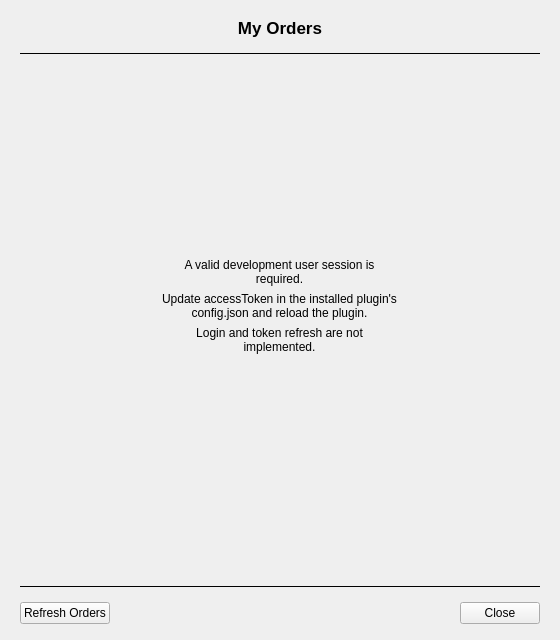
<?xml version="1.0" encoding="UTF-8"?>
<ui version="4.0">
 <class>AtlasPressOrderHistoryDialog</class>
 <widget class="QDialog" name="AtlasPressOrderHistoryDialog">
  <property name="geometry">
   <rect>
    <x>0</x>
    <y>0</y>
    <width>560</width>
    <height>640</height>
   </rect>
  </property>
  <property name="minimumSize">
   <size>
    <width>480</width>
    <height>520</height>
   </size>
  </property>
  <property name="windowTitle">
   <string>Atlas Press - My Orders</string>
  </property>
  <property name="styleSheet">
   <string>QLabel { color: palette(text); } QGroupBox { font-weight: bold; }</string>
  </property>
  <layout class="QVBoxLayout" name="rootLayout" stretch="0,0,1,0,0,0">
   <property name="leftMargin">
    <number>20</number>
   </property>
   <property name="topMargin">
    <number>18</number>
   </property>
   <property name="rightMargin">
    <number>20</number>
   </property>
   <property name="bottomMargin">
    <number>16</number>
   </property>
   <property name="spacing">
    <number>14</number>
   </property>
   <item>
    <widget class="QLabel" name="headerLabel">
     <property name="font">
      <font>
       <pointsize>13</pointsize>
       <bold>true</bold>
      </font>
     </property>
     <property name="text">
      <string>My Orders</string>
     </property>
     <property name="alignment">
      <set>Qt::AlignmentFlag::AlignCenter</set>
     </property>
    </widget>
   </item>
   <item>
    <widget class="QFrame" name="dividerLine">
     <property name="frameShape">
      <enum>QFrame::Shape::HLine</enum>
     </property>
    </widget>
   </item>
   <item>
    <widget class="QStackedWidget" name="screenStackedWidget">
     <widget class="QWidget" name="listScreenPage">
      <layout class="QVBoxLayout" name="listScreenLayout">
       <item>
        <widget class="QStackedWidget" name="listStackedWidget">
         <widget class="QWidget" name="listAuthPage">
          <layout class="QVBoxLayout" name="listAuthPageLayout">
           <item>
            <widget class="QLabel" name="authMessageLabel">
             <property name="text">
              <string>A valid development user session is required.</string>
             </property>
             <property name="alignment">
              <set>Qt::AlignmentFlag::AlignCenter</set>
             </property>
             <property name="wordWrap">
              <bool>true</bool>
             </property>
            </widget>
           </item>
           <item>
            <widget class="QLabel" name="authConfigLabel">
             <property name="text">
              <string>Update accessToken in the installed plugin's config.json and reload the plugin.</string>
             </property>
             <property name="alignment">
              <set>Qt::AlignmentFlag::AlignCenter</set>
             </property>
             <property name="wordWrap">
              <bool>true</bool>
             </property>
            </widget>
           </item>
           <item>
            <widget class="QLabel" name="authDevelopmentLabel">
             <property name="text">
              <string>Login and token refresh are not implemented.</string>
             </property>
             <property name="alignment">
              <set>Qt::AlignmentFlag::AlignCenter</set>
             </property>
             <property name="wordWrap">
              <bool>true</bool>
             </property>
            </widget>
           </item>
           <property name="alignment">
            <set>Qt::AlignmentFlag::AlignCenter</set>
           </property>
          </layout>
         </widget>
         <widget class="QWidget" name="listLoadingPage">
          <layout class="QVBoxLayout" name="listLoadingPageLayout">
           <item>
            <widget class="QLabel" name="listLoadingTextLabel">
             <property name="text">
              <string>Loading your orders...</string>
             </property>
             <property name="alignment">
              <set>Qt::AlignmentFlag::AlignCenter</set>
             </property>
             <property name="wordWrap">
              <bool>true</bool>
             </property>
            </widget>
           </item>
           <property name="alignment">
            <set>Qt::AlignmentFlag::AlignCenter</set>
           </property>
          </layout>
         </widget>
         <widget class="QWidget" name="listEmptyPage">
          <layout class="QVBoxLayout" name="listEmptyPageLayout">
           <item>
            <widget class="QLabel" name="emptyTitleLabel">
             <property name="text">
              <string>No orders yet.</string>
             </property>
             <property name="alignment">
              <set>Qt::AlignmentFlag::AlignCenter</set>
             </property>
             <property name="wordWrap">
              <bool>true</bool>
             </property>
            </widget>
           </item>
           <property name="alignment">
            <set>Qt::AlignmentFlag::AlignCenter</set>
           </property>
           <item>
            <widget class="QLabel" name="emptySubtitleLabel">
             <property name="text">
              <string>Maps you print and order will appear here.</string>
             </property>
             <property name="alignment">
              <set>Qt::AlignmentFlag::AlignCenter</set>
             </property>
             <property name="wordWrap">
              <bool>true</bool>
             </property>
            </widget>
           </item>
          </layout>
         </widget>
         <widget class="QWidget" name="listErrorPage">
          <layout class="QVBoxLayout" name="listErrorPageLayout">
           <item>
            <widget class="QLabel" name="listErrorMessageLabel">
             <property name="text">
              <string>Could not load orders.</string>
             </property>
             <property name="alignment">
              <set>Qt::AlignmentFlag::AlignCenter</set>
             </property>
             <property name="wordWrap">
              <bool>true</bool>
             </property>
            </widget>
           </item>
           <item alignment="Qt::AlignmentFlag::AlignHCenter">
            <widget class="QPushButton" name="listRetryButton">
             <property name="text">
              <string>Retry</string>
             </property>
            </widget>
           </item>
           <property name="alignment">
            <set>Qt::AlignmentFlag::AlignCenter</set>
           </property>
          </layout>
         </widget>
         <widget class="QWidget" name="listContentPage">
          <layout class="QVBoxLayout" name="listContentPageLayout">
           <item>
            <widget class="QListView" name="ordersListView">
             <property name="cursor"><cursorShape>PointingHandCursor</cursorShape></property>
             <property name="editTriggers">
              <set>QAbstractItemView::EditTrigger::NoEditTriggers</set>
             </property>
             <property name="selectionMode">
              <enum>QAbstractItemView::SelectionMode::SingleSelection</enum>
             </property>
             <property name="wordWrap">
              <bool>true</bool>
             </property>
             <property name="textElideMode">
              <enum>Qt::TextElideMode::ElideNone</enum>
             </property>
             <property name="resizeMode">
              <enum>QListView::ResizeMode::Adjust</enum>
             </property>
             <property name="spacing">
              <number>0</number>
             </property>
             <property name="frameShape">
              <enum>QFrame::Shape::NoFrame</enum>
             </property>
             <property name="styleSheet">
              <string>QListView { background: transparent; outline: none; }</string>
             </property>
             <property name="mouseTracking">
              <bool>true</bool>
             </property>
             <property name="verticalScrollMode">
              <enum>QAbstractItemView::ScrollMode::ScrollPerPixel</enum>
             </property>
            </widget>
           </item>
           <item>
            <widget class="QLabel" name="loadingMoreLabel">
             <property name="text">
              <string>Loading orders...</string>
             </property>
            </widget>
           </item>
           <item>
            <widget class="QLabel" name="loadMoreErrorLabel">
             <property name="wordWrap">
              <bool>true</bool>
             </property>
             <property name="text">
              <string />
             </property>
            </widget>
           </item>
           <item>
            <widget class="QPushButton" name="pageRetryButton">
             <property name="text">
              <string>Retry Loading Orders</string>
             </property>
            </widget>
           </item>
           <property name="leftMargin">
            <number>0</number>
           </property>
           <property name="rightMargin">
            <number>0</number>
           </property>
           <property name="topMargin">
            <number>0</number>
           </property>
           <property name="bottomMargin">
            <number>0</number>
           </property>
          </layout>
         </widget>
        </widget>
       </item>
       <property name="leftMargin">
        <number>0</number>
       </property>
       <property name="rightMargin">
        <number>0</number>
       </property>
       <property name="topMargin">
        <number>0</number>
       </property>
       <property name="bottomMargin">
        <number>0</number>
       </property>
      </layout>
     </widget>
     <widget class="QWidget" name="detailScreenPage">
      <layout class="QVBoxLayout" name="detailScreenLayout">
       <item>
        <layout class="QHBoxLayout" name="backRowLayout">
         <item>
          <widget class="QPushButton" name="backButton">
           <property name="text">
            <string>Back to Orders</string>
           </property>
           <property name="autoDefault"><bool>false</bool></property>
          </widget>
         </item>
         <item>
          <spacer name="backRowSpacer">
           <property name="sizeHint" stdset="0">
            <size>
             <width>40</width>
             <height>20</height>
            </size>
           </property>
           <property name="orientation">
            <enum>Qt::Orientation::Horizontal</enum>
           </property>
          </spacer>
         </item>
        </layout>
       </item>
       <item>
        <widget class="QStackedWidget" name="detailStackedWidget">
         <widget class="QWidget" name="detailLoadingPage">
          <layout class="QVBoxLayout" name="detailLoadingPageLayout">
           <item>
            <widget class="QLabel" name="detailLoadingTextLabel">
             <property name="text">
              <string>Loading order...</string>
             </property>
             <property name="alignment">
              <set>Qt::AlignmentFlag::AlignCenter</set>
             </property>
             <property name="wordWrap">
              <bool>true</bool>
             </property>
            </widget>
           </item>
           <property name="alignment">
            <set>Qt::AlignmentFlag::AlignCenter</set>
           </property>
          </layout>
         </widget>
         <widget class="QWidget" name="detailErrorPage">
          <layout class="QVBoxLayout" name="detailErrorPageLayout">
           <item>
            <widget class="QLabel" name="detailErrorMessageLabel">
             <property name="text">
              <string>This order is unavailable.</string>
             </property>
             <property name="alignment">
              <set>Qt::AlignmentFlag::AlignCenter</set>
             </property>
             <property name="wordWrap">
              <bool>true</bool>
             </property>
            </widget>
           </item>
           <item alignment="Qt::AlignmentFlag::AlignHCenter">
            <widget class="QPushButton" name="detailRetryButton">
             <property name="text">
              <string>Retry</string>
             </property>
            </widget>
           </item>
           <property name="alignment">
            <set>Qt::AlignmentFlag::AlignCenter</set>
           </property>
          </layout>
         </widget>
         <widget class="QWidget" name="detailContentPage">
          <layout class="QVBoxLayout" name="detailContentPageLayout">
           <item>
            <widget class="QScrollArea" name="detailScrollArea">
             <property name="widgetResizable">
              <bool>true</bool>
             </property>
             <property name="frameShape">
              <enum>QFrame::Shape::NoFrame</enum>
             </property>
             <widget class="QWidget" name="detailScrollContents">
              <layout class="QVBoxLayout" name="detailLayout">
               <item>
                <layout class="QHBoxLayout" name="orderHeaderLayout">
                 <item>
                  <widget class="QLabel" name="orderIdLabel">
                   <property name="wordWrap">
                    <bool>true</bool>
                   </property>
                   <property name="textInteractionFlags">
                    <set>Qt::TextInteractionFlag::TextSelectableByMouse</set>
                   </property>
                   <property name="text">
                    <string />
                   </property>
                  </widget>
                 </item>
                 <item>
                  <spacer name="orderHeaderSpacer">
                   <property name="sizeHint" stdset="0">
                    <size>
                     <width>40</width>
                     <height>20</height>
                    </size>
                   </property>
                   <property name="orientation">
                    <enum>Qt::Orientation::Horizontal</enum>
                   </property>
                  </spacer>
                 </item>
                 <item>
                  <widget class="QLabel" name="statusBadgeLabel">
                   <property name="font">
                    <font>
                     <bold>true</bold>
                    </font>
                   </property>
                   <property name="text">
                    <string />
                   </property>
                  </widget>
                 </item>
                </layout>
               </item>
               <item>
                <widget class="QLabel" name="placedDateLabel">
                 <property name="wordWrap">
                  <bool>true</bool>
                 </property>
                 <property name="text">
                  <string />
                 </property>
                </widget>
               </item>
               <item>
                <widget class="QStackedWidget" name="mockupOuterStackedWidget">
                 <widget class="QWidget" name="mockupAbsentPage">
                  <layout class="QVBoxLayout" name="mockupAbsentPageLayout">
                   <item>
                    <widget class="QLabel" name="mockupAbsentLabel">
                     <property name="wordWrap">
                      <bool>true</bool>
                     </property>
                     <property name="text">
                      <string>No preview available for this order.</string>
                     </property>
                     <property name="alignment">
                      <set>Qt::AlignmentFlag::AlignCenter</set>
                     </property>
                    </widget>
                   </item>
                   <property name="leftMargin">
                    <number>0</number>
                   </property>
                   <property name="rightMargin">
                    <number>0</number>
                   </property>
                   <property name="topMargin">
                    <number>0</number>
                   </property>
                   <property name="bottomMargin">
                    <number>0</number>
                   </property>
                  </layout>
                 </widget>
                 <widget class="QWidget" name="mockupPresentPage">
                  <layout class="QVBoxLayout" name="mockupPresentPageLayout">
                   <item>
                    <widget class="QStackedWidget" name="mockupStackedWidget">
                     <widget class="QWidget" name="mockupLoadingPage">
                      <layout class="QVBoxLayout" name="mockupLoadingPageLayout">
                       <item>
                        <widget class="QLabel" name="mockupLoadingTextLabel">
                         <property name="text">
                          <string>Loading preview...</string>
                         </property>
                         <property name="alignment">
                          <set>Qt::AlignmentFlag::AlignCenter</set>
                         </property>
                         <property name="wordWrap">
                          <bool>true</bool>
                         </property>
                        </widget>
                       </item>
                       <property name="alignment">
                        <set>Qt::AlignmentFlag::AlignCenter</set>
                       </property>
                      </layout>
                     </widget>
                     <widget class="QWidget" name="mockupContentPage">
                      <layout class="QVBoxLayout" name="mockupContentPageLayout">
                       <item>
                        <widget class="QLabel" name="previewImageLabel">
                         <property name="minimumSize">
                          <size>
                           <width>1</width>
                           <height>200</height>
                          </size>
                         </property>
                         <property name="sizePolicy">
                          <sizepolicy hsizetype="Ignored" vsizetype="Preferred">
                           <horstretch>0</horstretch>
                           <verstretch>0</verstretch>
                          </sizepolicy>
                         </property>
                         <property name="alignment">
                          <set>Qt::AlignmentFlag::AlignCenter</set>
                         </property>
                         <property name="text">
                          <string />
                         </property>
                        </widget>
                       </item>
                      </layout>
                     </widget>
                     <widget class="QWidget" name="mockupErrorPage">
                      <layout class="QVBoxLayout" name="mockupErrorPageLayout">
                       <item>
                        <widget class="QLabel" name="mockupErrorMessageLabel">
                         <property name="text">
                          <string>Preview unavailable.</string>
                         </property>
                         <property name="alignment">
                          <set>Qt::AlignmentFlag::AlignCenter</set>
                         </property>
                         <property name="wordWrap">
                          <bool>true</bool>
                         </property>
                        </widget>
                       </item>
                       <item alignment="Qt::AlignmentFlag::AlignHCenter">
                        <widget class="QPushButton" name="mockupRefreshButton">
                         <property name="text">
                          <string>Refresh Preview</string>
                         </property>
                        </widget>
                       </item>
                       <item>
                        <widget class="QLabel" name="mockupRefreshLimitLabel">
                         <property name="text">
                          <string>Still unavailable - try again later.</string>
                         </property>
                         <property name="alignment">
                          <set>Qt::AlignmentFlag::AlignCenter</set>
                         </property>
                         <property name="wordWrap">
                          <bool>true</bool>
                         </property>
                        </widget>
                       </item>
                       <property name="alignment">
                        <set>Qt::AlignmentFlag::AlignCenter</set>
                       </property>
                      </layout>
                     </widget>
                    </widget>
                   </item>
                   <property name="leftMargin">
                    <number>0</number>
                   </property>
                   <property name="rightMargin">
                    <number>0</number>
                   </property>
                   <property name="topMargin">
                    <number>0</number>
                   </property>
                   <property name="bottomMargin">
                    <number>0</number>
                   </property>
                  </layout>
                 </widget>
                </widget>
               </item>
               <item>
                <widget class="QLabel" name="previewDisclaimerLabel">
                 <property name="wordWrap">
                  <bool>true</bool>
                 </property>
                 <property name="text">
                  <string>Product preview only. The final printed product may vary slightly.</string>
                 </property>
                 <property name="alignment">
                  <set>Qt::AlignmentFlag::AlignCenter</set>
                 </property>
                </widget>
               </item>
               <item>
                <widget class="QGroupBox" name="productGroupBox">
                 <property name="title">
                  <string>Product</string>
                 </property>
                 <layout class="QVBoxLayout" name="productGroupLayout">
                  <item>
                   <widget class="QLabel" name="productDetailLabel">
                    <property name="wordWrap">
                     <bool>true</bool>
                    </property>
                    <property name="text">
                     <string />
                    </property>
                   </widget>
                  </item>
                  <item>
                   <widget class="QLabel" name="quantityLabel">
                    <property name="text">
                     <string />
                    </property>
                   </widget>
                  </item>
                 </layout>
                </widget>
               </item>
               <item>
                <widget class="QGroupBox" name="trackingGroupBox">
                 <property name="title">
                  <string>Shipping &amp; Tracking</string>
                 </property>
                 <layout class="QVBoxLayout" name="trackingGroupLayout">
                  <item>
                   <widget class="QLabel" name="trackingUnavailableLabel">
                    <property name="text">
                     <string>Tracking information is not available yet.</string>
                    </property>
                    <property name="wordWrap">
                     <bool>true</bool>
                    </property>
                   </widget>
                  </item>
                 </layout>
                </widget>
               </item>
               <item>
                <widget class="QGroupBox" name="paymentGroupBox">
                 <layout class="QFormLayout" name="paymentGroupLayout">
                  <item row="0" column="0">
                   <widget class="QLabel" name="itemSubtotalCaption">
                    <property name="text">
                     <string>Item subtotal</string>
                    </property>
                   </widget>
                  </item>
                  <item row="0" column="1">
                   <widget class="QLabel" name="itemSubtotalValueLabel">
                    <property name="text">
                     <string />
                    </property>
                    <property name="alignment">
                     <set>Qt::AlignmentFlag::AlignRight|Qt::AlignmentFlag::AlignVCenter</set>
                    </property>
                   </widget>
                  </item>
                  <item row="1" column="0">
                   <widget class="QLabel" name="shippingTotalCaption">
                    <property name="text">
                     <string>Shipping</string>
                    </property>
                   </widget>
                  </item>
                  <item row="1" column="1">
                   <widget class="QLabel" name="shippingTotalValueLabel">
                    <property name="text">
                     <string />
                    </property>
                    <property name="alignment">
                     <set>Qt::AlignmentFlag::AlignRight|Qt::AlignmentFlag::AlignVCenter</set>
                    </property>
                   </widget>
                  </item>
                  <item row="2" column="0">
                   <widget class="QLabel" name="taxTotalCaption">
                    <property name="text">
                     <string>Tax</string>
                    </property>
                   </widget>
                  </item>
                  <item row="2" column="1">
                   <widget class="QLabel" name="taxTotalValueLabel">
                    <property name="text">
                     <string />
                    </property>
                    <property name="alignment">
                     <set>Qt::AlignmentFlag::AlignRight|Qt::AlignmentFlag::AlignVCenter</set>
                    </property>
                   </widget>
                  </item>
                  <item row="3" column="0">
                   <widget class="QLabel" name="totalCaption">
                    <property name="text">
                     <string>Total</string>
                    </property>
                   </widget>
                  </item>
                  <item row="3" column="1">
                   <widget class="QLabel" name="totalValueLabel">
                    <property name="font">
                     <font>
                      <bold>true</bold>
                     </font>
                    </property>
                    <property name="text">
                     <string />
                    </property>
                    <property name="alignment">
                     <set>Qt::AlignmentFlag::AlignRight|Qt::AlignmentFlag::AlignVCenter</set>
                    </property>
                    <property name="styleSheet">
                     <string>font-weight: bold; color: palette(highlight);</string>
                    </property>
                   </widget>
                  </item>
                  <item row="4" column="0">
                   <widget class="QLabel" name="paidAtCaption">
                    <property name="text">
                     <string>Paid</string>
                    </property>
                   </widget>
                  </item>
                  <item row="4" column="1">
                   <widget class="QLabel" name="paidAtLabel">
                    <property name="wordWrap">
                     <bool>true</bool>
                    </property>
                    <property name="text">
                     <string />
                    </property>
                    <property name="alignment">
                     <set>Qt::AlignmentFlag::AlignRight|Qt::AlignmentFlag::AlignVCenter</set>
                    </property>
                   </widget>
                  </item>
                 </layout>
                 <property name="title">
                  <string>Payment</string>
                 </property>
                </widget>
               </item>
               <property name="alignment">
                <set>Qt::AlignmentFlag::AlignTop</set>
               </property>
               <item>
                <spacer name="detailContentBottomSpacer">
                 <property name="orientation">
                  <enum>Qt::Orientation::Vertical</enum>
                 </property>
                 <property name="sizeHint" stdset="0">
                  <size>
                   <width>20</width>
                   <height>20</height>
                  </size>
                 </property>
                </spacer>
               </item>
              </layout>
             </widget>
            </widget>
           </item>
           <property name="leftMargin">
            <number>0</number>
           </property>
           <property name="rightMargin">
            <number>0</number>
           </property>
           <property name="topMargin">
            <number>0</number>
           </property>
           <property name="bottomMargin">
            <number>0</number>
           </property>
          </layout>
         </widget>
        </widget>
       </item>
       <property name="leftMargin">
        <number>0</number>
       </property>
       <property name="rightMargin">
        <number>0</number>
       </property>
       <property name="topMargin">
        <number>0</number>
       </property>
       <property name="bottomMargin">
        <number>0</number>
       </property>
      </layout>
     </widget>
    </widget>
   </item>
   <item>
    <widget class="QLabel" name="refreshStatusLabel">
     <property name="text"><string /></property>
     <property name="wordWrap"><bool>true</bool></property>
    </widget>
   </item>
   <item>
    <widget class="QFrame" name="footerDividerLine">
     <property name="frameShape">
      <enum>QFrame::Shape::HLine</enum>
     </property>
    </widget>
   </item>
   <item>
    <layout class="QHBoxLayout" name="footerActionsLayout">
     <item>
      <widget class="QPushButton" name="refreshOrdersButton">
       <property name="text">
        <string>Refresh Orders</string>
       </property>
      </widget>
     </item>
     <item>
      <spacer name="footerSpacer">
       <property name="sizeHint" stdset="0">
        <size>
         <width>40</width>
         <height>20</height>
        </size>
       </property>
       <property name="orientation">
        <enum>Qt::Orientation::Horizontal</enum>
       </property>
      </spacer>
     </item>
     <item>
      <widget class="QDialogButtonBox" name="buttonsActions">
       <property name="standardButtons">
        <set>QDialogButtonBox::StandardButton::Close</set>
       </property>
      </widget>
     </item>
    </layout>
   </item>
  </layout>
 </widget>
 <resources />
 <connections>
  <connection>
   <sender>buttonsActions</sender>
   <signal>rejected()</signal>
   <receiver>AtlasPressOrderHistoryDialog</receiver>
   <slot>reject()</slot>
   <hints>
    <hint type="sourcelabel">
     <x>0</x>
     <y>0</y>
    </hint>
    <hint type="destinationlabel">
     <x>0</x>
     <y>0</y>
    </hint>
   </hints>
  </connection>
 </connections>
</ui>
